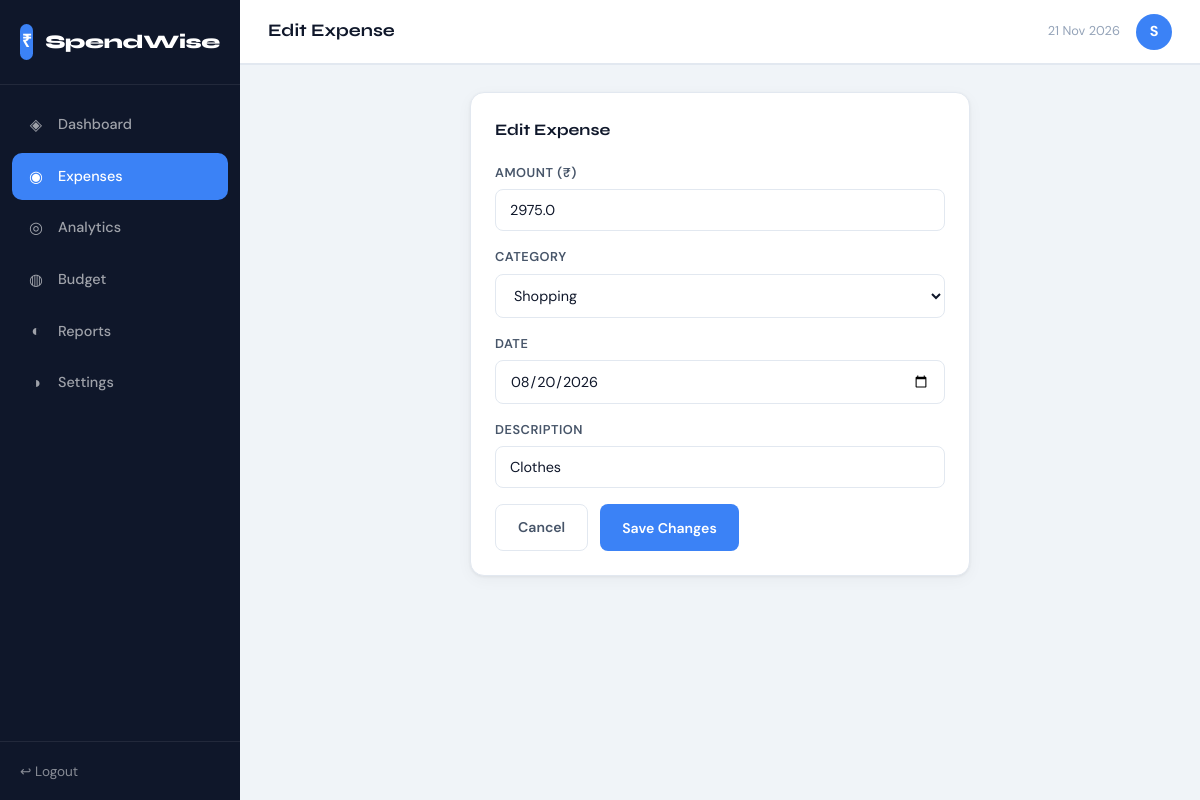
/expense/edit/306 (signed in), run on the app's committed database.
### tables this page shows
CREATE TABLE expenses (
            id INTEGER PRIMARY KEY AUTOINCREMENT,
            user_id INTEGER NOT NULL,
            amount REAL NOT NULL,
            category TEXT NOT NULL,
            date TEXT NOT NULL,
            description TEXT,
            is_recurring INTEGER DEFAULT 0,
            FOREIGN KEY(user_id) REFERENCES users(id)
        );

### app.py (the view, shortened to what this page needs)
@app.route('/expense/edit/<int:eid>', methods=['GET', 'POST'])
@login_required
def edit_expense(eid):
    uid = session['user_id']
    conn = get_db()
    exp = conn.execute('SELECT * FROM expenses WHERE id=? AND user_id=?', (eid, uid)).fetchone()
    if not exp:
        conn.close(); return redirect(url_for('expenses'))
    conn.close()
    return render_template('edit_expense.html', exp=exp)

### app.py (called while the page is built)
def get_db():
    conn = sqlite3.connect(DB_PATH)
    conn.row_factory = sqlite3.Row
    return conn

def login_required(f):
    @wraps(f)
    def decorated(*args, **kwargs):
        if 'user_id' not in session:
            return redirect(url_for('login'))
        return f(*args, **kwargs)
    return decorated

@app.context_processor
def inject_now():
    return {'now': datetime.now()}

### templates/edit_expense.html (shortened to what this page needs)
{% extends 'layout.html' %}
{% block page_title %}Edit Expense{% endblock %}
{% block content %}
<div class="center-panel">
  <div class="panel" style="max-width:500px;margin:0 auto;">
    <div class="panel-header"><span>Edit Expense</span></div>
    <form method="POST" class="expense-form">
      <div class="form-group">
        <label>Amount (₹)</label>
        <input type="number" name="amount" step="0.01" value="{{ exp.amount }}" required/>
      </div>
      <div class="form-group">
        <label>Category</label>
        <select name="category" required>
          {% for c in ['Food','Transport','Shopping','Bills','Entertainment','Health','Others'] %}
          <option value="{{ c }}" {% if exp.category==c %}selected{% endif %}>{{ c }}</option>
          {% endfor %}
        </select>
      </div>
      <div class="form-group">
        <label>Date</label>
        <input type="date" name="date" value="{{ exp.date }}" required/>
      </div>
      <div class="form-group">
        <label>Description</label>
        <input type="text" name="description" value="{{ exp.description or '' }}"/>
      </div>
      <div class="btn-row">
        <a href="{{ url_for('expenses') }}" class="btn btn-outline">Cancel</a>
        <button type="submit" class="btn btn-primary">Save Changes</button>
      </div>
    </form>
  </div>
</div>
{% endblock %}

### static/css/style.css (style rules this page uses)
:root { --bg: #f0f4f8; --surface: #ffffff; --surface2: #f8fafc; --border: #e2e8f0; --primary: #3b82f6; --primary-dark: #2563eb; --primary-light: #eff6ff; --success: #22c55e; --success-light: #f0fdf4; --warning: #f59e0b; --warning-light: #fffbeb; --danger: #ef4444; --danger-light: #fef2f2; --purple: #8b5cf6; --purple-light: #f5f3ff; --text: #0f172a; --text-2: #475569; --text-3: #94a3b8; --sidebar-w: 240px; --topbar-h: 64px; --radius: 14px; --radius-sm: 8px; --shadow: 0 1px 3px rgba(0,0,0,.06), 0 4px 16px rgba(0,0,0,.04); --shadow-md: 0 4px 12px rgba(0,0,0,.08), 0 8px 32px rgba(0,0,0,.06); --font-display: 'Syne', sans-serif; --font-body: 'DM Sans', sans-serif; }
*, *::before, *::after { box-sizing: border-box; margin: 0; padding: 0; }
body { font-family: var(--font-body); background: var(--bg); color: var(--text); min-height: 100vh; line-height: 1.6; }
a { color: var(--primary); text-decoration: none; }
input, select, textarea, button { font-family: inherit; }
.panel { background: var(--surface); border-radius: var(--radius); box-shadow: var(--shadow); border: 1px solid var(--border); padding: 24px; animation: fadeUp .3s ease; }
.panel-header { display: flex; align-items: center; justify-content: space-between; margin-bottom: 20px; gap: 8px; }
.panel-header > span:first-child { font-family: var(--font-display); font-size: 1rem; font-weight: 700; }
.form-group { margin-bottom: 16px; }
.form-group label { display: block; font-size: .8rem; font-weight: 600; color: var(--text-2); margin-bottom: 6px; text-transform: uppercase; letter-spacing: .04em; }
.form-group input, .form-group select, .form-group textarea { width: 100%; padding: 11px 14px; border: 1.5px solid var(--border); border-radius: var(--radius-sm); font-size: .9rem; background: var(--surface); color: var(--text); transition: border-color .15s, box-shadow .15s; outline: none; }
.btn-row { display: flex; gap: 12px; }
.btn { display: inline-flex; align-items: center; justify-content: center; padding: 11px 22px; border-radius: var(--radius-sm); border: none; font-size: .88rem; font-weight: 600; cursor: pointer; transition: all .15s ease; text-decoration: none; }
.btn-primary { background: var(--primary); color: #fff; }
.btn-outline { background: transparent; color: var(--text-2); border: 1.5px solid var(--border); }

### data on the page
expenses: amount "2975.0", category "Shopping", date "08/20/2026", description "Clothes"

### other printed values
{{ session.get('user_name','User')[0].upper() }} "S"
